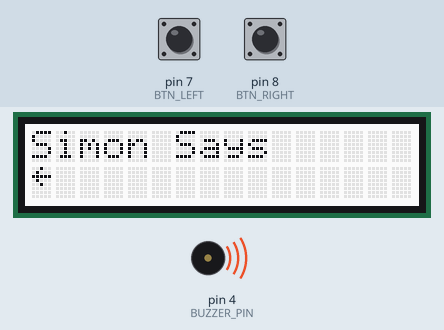
Recording of a sketch running on a simulated Arduino Uno, built with avr-gcc and run on an emulated ATmega328P. On the bench: 16×2 character LCD, buzzer (waves = sounding). Inputs (shaded band) come from the test bench; at power-on: pin 7 (BTN_LEFT) LOW, pin 8 (BTN_RIGHT) LOW. Random numbers use the default seed unless the sketch sets one; what the sketch prints to the serial monitor is not drawn.

Above: at 3.6 s.
3.7 s: pin 7 (BTN_LEFT) pulsed HIGH 5 times (0.12 s each, 0.3 s apart)
At 5.7 s:
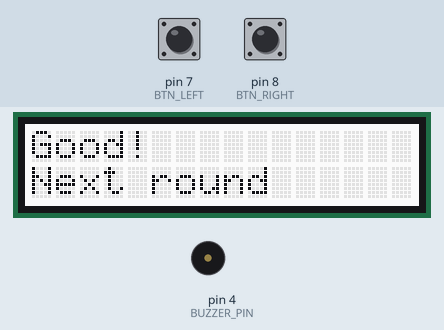
At 6.6 s:
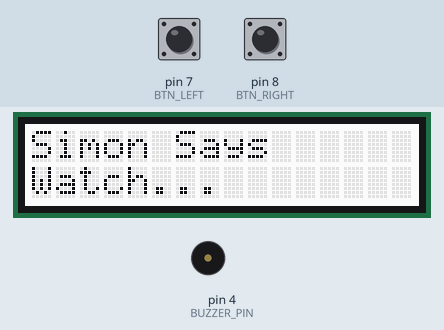
8.2 s: pin 8 (BTN_RIGHT) pulsed HIGH 5 times (0.12 s each, 0.3 s apart)
At 10.5 s:
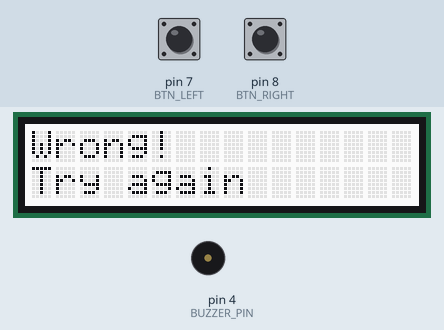
Timing chart, 0 to 14.7 s (numbered marks = the images above; inputs shaded):
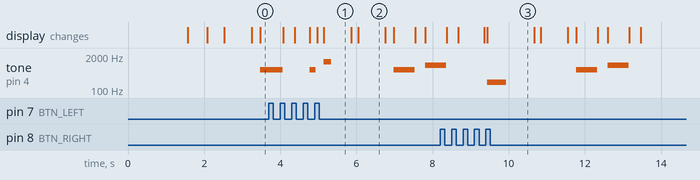

The sketch:

SimonSays.ino
```cpp
#include <Wire.h>
#include "rgb_lcd.h"

rgb_lcd lcd;

// Pins
const byte BUZZER_PIN = 4;
const byte BTN_LEFT = 7;
const byte BTN_RIGHT = 8;

// Game settings
const byte MAX_SEQUENCE = 32;
const byte TARGET_SEQUENCE_LENGTH = 6; // TODO: Change this, probably based on game state? Or is it always the same?

byte sequence[(MAX_SEQUENCE + 7) / 8];
byte sequenceLength = 1;
byte inputIndex = 0;

// Timing
const uint16_t STARTUP_SETTLE_DELAY = 1500;
const uint16_t LCD_SETTLE_DELAY = 500;
const byte LCD_ACTION_DELAY = 50;

const uint16_t BASE_SHOW_DELAY = 600;
const byte MIN_SHOW_DELAY = 100;
const byte SPEED_STEP = 50;

const uint16_t WATCH_DELAY = 700;
const byte AFTER_WATCH_DELAY = 200;
const byte BETWEEN_DELAY = 250;

const byte DEBOUNCE_DELAY = 40;
const byte INPUT_ARM_DELAY = 150;

const uint16_t SUCCESS_DELAY = 700;
const uint16_t FAILURE_DELAY = 1200;
const uint16_t COMPLETE_DELAY = 1000;

// Sounds
const uint16_t TONE_LEFT = 600;
const uint16_t TONE_RIGHT = 900;
const byte TONE_ERROR = 200;
const uint16_t TONE_SUCCESS = 1200;

// State
enum GameState : byte
{
    SHOWING_SEQUENCE,
    WAITING_FOR_INPUT,
    LEVEL_SUCCESS,
    GAME_COMPLETE
};

GameState gameState = SHOWING_SEQUENCE;
bool inputArmed = false;

// Custom LCD characters
byte arrowLeft[8] = {
    0b00100,
    0b01000,
    0b11111,
    0b01000,
    0b00100,
    0b00000,
    0b00000,
    0b00000};

byte arrowRight[8] = {
    0b00100,
    0b00010,
    0b11111,
    0b00010,
    0b00100,
    0b00000,
    0b00000,
    0b00000};

// Helpers
uint16_t getShowDelay()
{
    uint16_t delayTime = BASE_SHOW_DELAY - (sequenceLength - 1) * SPEED_STEP;

    if (delayTime < MIN_SHOW_DELAY)
    {
        delayTime = MIN_SHOW_DELAY;
    }

    return delayTime;
}

void beep(uint16_t freq, uint16_t duration)
{
    tone(BUZZER_PIN, freq, duration);
}

byte getStep(byte index)
{
    return (sequence[index >> 3] >> (index & 7)) & 1;
}

void setStep(byte index, byte value)
{
    byte mask = 1 << (index & 7);
    if (value)
        sequence[index >> 3] |= mask;
    else
        sequence[index >> 3] &= ~mask;
}

void printPadded(const char *text)
{
    lcd.print(text);

    byte len = strlen(text);

    for (byte i = len; i < 16; i++)
    {
        lcd.print(' ');
    }
}

void printPadded(const __FlashStringHelper *text)
{
    lcd.print(text);

    byte len = strlen_P((PGM_P)text);

    for (byte i = len; i < 16; i++)
    {
        lcd.print(' ');
    }
}

void setRow(byte row, const char *text)
{
    lcd.setCursor(0, row);
    printPadded(text);
}

void setRow(byte row, const __FlashStringHelper *text)
{
    lcd.setCursor(0, row);
    printPadded(text);
}

void clearSecondRow()
{
    setRow(1, F(""));
}

void clearScreen()
{
    setRow(0, F(""));
    setRow(1, F(""));
    delay(LCD_ACTION_DELAY);
}

bool leftPressed()
{
    return digitalRead(BTN_LEFT) == HIGH;
}

bool rightPressed()
{
    return digitalRead(BTN_RIGHT) == HIGH;
}

void waitForNoButtons(const __FlashStringHelper *reason)
{
    if (leftPressed() || rightPressed())
    {
        Serial.print(F("Waiting for buttons to be released: "));
        Serial.println(reason);
    }

    while (leftPressed() || rightPressed())
    {
        delay(10);
    }

    delay(DEBOUNCE_DELAY);
}

void printSequence()
{
    Serial.print(F("Current sequence: "));

    for (byte i = 0; i < sequenceLength; i++)
    {
        Serial.print(getStep(i) == 0 ? F("L") : F("R"));

        if (i < sequenceLength - 1)
        {
            Serial.print(' ');
        }
    }

    Serial.println();
}

void generateStep(byte index)
{
    setStep(index, random(0, 2));

    Serial.print(F("Generated step "));
    Serial.print(index);
    Serial.print(F(": "));
    Serial.println(getStep(index) == 0 ? F("LEFT") : F("RIGHT"));
}

void startNewGame()
{
    Serial.println();
    Serial.println(F("Starting new Simon Says game"));

    sequenceLength = 1;
    inputIndex = 0;
    inputArmed = false;

    generateStep(0);
    printSequence();

    clearScreen();
    gameState = SHOWING_SEQUENCE;
}

// Display
void showLeft()
{
    uint16_t delayTime = getShowDelay();

    clearSecondRow();
    lcd.setCursor(0, 1);
    lcd.write((unsigned char)0);

    beep(TONE_LEFT, delayTime);
    delay(delayTime);

    clearSecondRow();
}

void showRight()
{
    uint16_t delayTime = getShowDelay();

    clearSecondRow();
    lcd.setCursor(15, 1);
    lcd.write((unsigned char)1);

    beep(TONE_RIGHT, delayTime);
    delay(delayTime);

    clearSecondRow();
}

void showSequence()
{
    Serial.println();
    Serial.println(F("SHOW_SEQUENCE ENTERED"));
    Serial.print(F("Showing sequence. Length: "));
    Serial.println(sequenceLength);
    printSequence();

    clearScreen();

    setRow(0, F("Simon Says"));
    setRow(1, F("Watch..."));

    delay(WATCH_DELAY);

    clearSecondRow();
    delay(AFTER_WATCH_DELAY);

    Serial.println(F("About to show actual sequence"));

    for (byte i = 0; i < sequenceLength; i++)
    {
        Serial.print(F("Showing step "));
        Serial.print(i + 1);
        Serial.print('/');
        Serial.print(sequenceLength);
        Serial.print(F(": "));
        Serial.println(getStep(i) == 0 ? F("LEFT") : F("RIGHT"));

        if (getStep(i) == 0)
        {
            showLeft();
        }
        else
        {
            showRight();
        }

        delay(BETWEEN_DELAY);
    }

    clearSecondRow();
    setRow(1, F("Repeat"));

    inputIndex = 0;
    inputArmed = false;
    gameState = WAITING_FOR_INPUT;

    Serial.println(F("Sequence shown."));
    Serial.println(F("Waiting for buttons to be released before accepting input."));
}

void showCorrectFeedback(byte input)
{
    clearSecondRow();

    if (input == 0)
    {
        lcd.setCursor(0, 1);
        lcd.write((unsigned char)0);
        beep(TONE_LEFT, 150);
    }
    else
    {
        lcd.setCursor(15, 1);
        lcd.write((unsigned char)1);
        beep(TONE_RIGHT, 150);
    }

    delay(150);

    char progressText[17];
    snprintf(progressText, sizeof(progressText), "%d/%d correct", inputIndex, sequenceLength);

    setRow(1, progressText);
}

void showFailureFeedback(byte input)
{
    Serial.println();
    Serial.println(F("FAILURE HANDLER ENTERED"));
    Serial.println(F("Wrong input."));

    Serial.print(F("Expected: "));
    Serial.println(getStep(inputIndex) == 0 ? F("LEFT") : F("RIGHT"));

    Serial.print(F("Received: "));
    Serial.println(input == 0 ? F("LEFT") : F("RIGHT"));

    Serial.println(F("Retrying same sequence."));

    clearScreen();
    setRow(0, F("Wrong!"));
    setRow(1, F("Try again"));

    beep(TONE_ERROR, 500);
    delay(FAILURE_DELAY);

    inputIndex = 0;
    inputArmed = false;

    clearScreen();
    gameState = SHOWING_SEQUENCE;
}

// Input
int readButtonPress()
{
    bool left = leftPressed();
    bool right = rightPressed();

    if (!inputArmed)
    {
        if (!left && !right)
        {
            delay(INPUT_ARM_DELAY);

            if (!leftPressed() && !rightPressed())
            {
                inputArmed = true;
                Serial.println(F("Input armed. Waiting for fresh button press."));
            }
        }

        return -1;
    }

    left = leftPressed();
    right = rightPressed();

    if (left && right)
    {
        Serial.println(F("Both buttons detected. Ignoring input."));
        waitForNoButtons(F("both buttons pressed"));
        inputArmed = false;
        return -1;
    }

    if (left)
    {
        delay(DEBOUNCE_DELAY);

        if (leftPressed() && !rightPressed())
        {
            Serial.println(F("Fresh LEFT press detected."));
            waitForNoButtons(F("left button handled"));
            inputArmed = false;
            return 0;
        }
    }

    if (right)
    {
        delay(DEBOUNCE_DELAY);

        if (rightPressed() && !leftPressed())
        {
            Serial.println(F("Fresh RIGHT press detected."));
            waitForNoButtons(F("right button handled"));
            inputArmed = false;
            return 1;
        }
    }

    return -1;
}

// Game logic
void checkInput(byte input)
{
    Serial.print(F("Button pressed: "));
    Serial.println(input == 0 ? F("LEFT") : F("RIGHT"));

    if (input != getStep(inputIndex))
    {
        showFailureFeedback(input);
        return;
    }

    Serial.print(F("Correct input "));
    Serial.print(inputIndex + 1);
    Serial.print('/');
    Serial.print(sequenceLength);
    Serial.print(F(": "));
    Serial.println(input == 0 ? F("LEFT") : F("RIGHT"));

    inputIndex++;

    showCorrectFeedback(input);

    if (inputIndex >= sequenceLength)
    {
        clearScreen();
        gameState = LEVEL_SUCCESS;
    }
    else
    {
        inputArmed = false;
    }
}

void handleLevelSuccess()
{
    Serial.println(F("Level completed."));

    if (sequenceLength >= TARGET_SEQUENCE_LENGTH)
    {
        gameState = GAME_COMPLETE;
        return;
    }

    clearScreen();
    setRow(0, F("Good!"));
    setRow(1, F("Next round"));

    beep(TONE_SUCCESS, 200);
    delay(SUCCESS_DELAY);

    sequenceLength++;

    if (sequenceLength > MAX_SEQUENCE)
    {
        sequenceLength = MAX_SEQUENCE;
    }

    generateStep(sequenceLength - 1);
    printSequence();

    inputIndex = 0;
    inputArmed = false;

    clearScreen();
    gameState = SHOWING_SEQUENCE;
}

void handleGameComplete()
{
    Serial.println();
    Serial.println(F("Simon Says complete."));
    Serial.println(F("Restarting game so parent handler can stop it externally when needed."));

    clearScreen();
    setRow(0, F("Complete!"));
    setRow(1, F("Restarting"));

    beep(1400, 200);
    delay(250);
    beep(1600, 200);
    delay(COMPLETE_DELAY);

    startNewGame();
}

// Arduino setup
void setup()
{
    Serial.begin(9600);
    delay(STARTUP_SETTLE_DELAY);

    Serial.println();
    Serial.println(F("=== SETUP ENTERED ==="));

    pinMode(BTN_LEFT, INPUT);
    pinMode(BTN_RIGHT, INPUT);

    pinMode(BUZZER_PIN, OUTPUT);
    digitalWrite(BUZZER_PIN, LOW);

    lcd.begin(16, 2);
    delay(LCD_SETTLE_DELAY);

    lcd.createChar(0, arrowLeft);
    lcd.createChar(1, arrowRight);
    delay(200);

    randomSeed(analogRead(A0));

    waitForNoButtons(F("startup"));

    startNewGame();
}

// Main loop
void loop()
{
    switch (gameState)
    {
    case SHOWING_SEQUENCE:
        showSequence();
        break;

    case WAITING_FOR_INPUT:
    {
        int input = readButtonPress();

        if (input != -1)
        {
            checkInput((byte)input);
        }

        break;
    }

    case LEVEL_SUCCESS:
        handleLevelSuccess();
        break;

    case GAME_COMPLETE:
        handleGameComplete();
        break;
    }
}
```

Measured:
- by itself, tone on pin 4 (BUZZER_PIN): plays 200 Hz for 0.50 s, 600 Hz for 0.55 s, 900 Hz for 0.55 s
- what the display in image 1 shows lasts 0.8 s, from 5.1 s to 5.9 s
